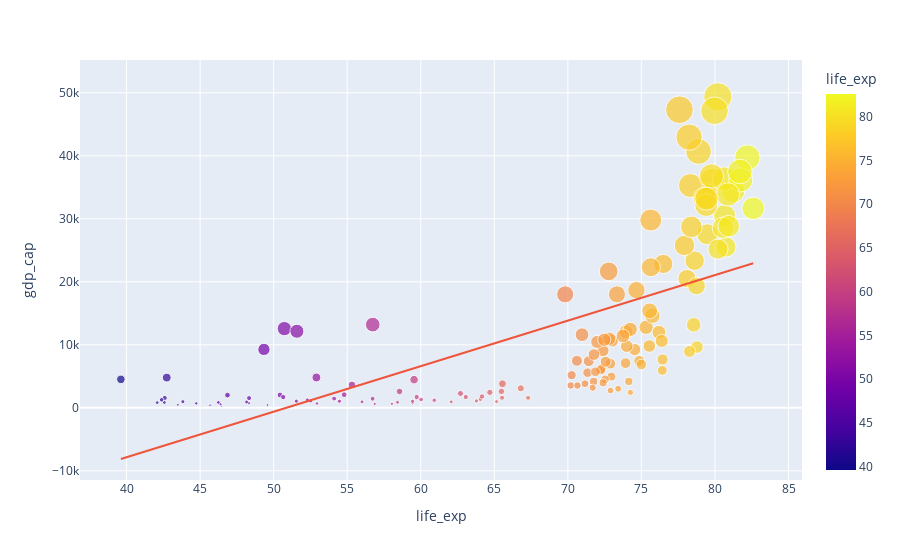

Here is the notebook cell this chart was saved with:
### Code cell
#Scatter Plot with Trendline
fig2 = px.scatter(data_frame = df, 
                 x="life_exp", 
                 y="gdp_cap", 
                 size = "gdp_cap",
                 color= "life_exp",
                 trendline = "ols")
                
fig2.show()

### Figure 1 — Plotly figure (JSON) as saved in the notebook; plotly's stock layout.template omitted (floating-point values rounded to 4 significant figures; data arrays with more than 128 entries replaced by an {"elided": "..."} marker saying what was removed)
{"data": [{"hovertemplate": "life_exp=%{marker.color}<br>gdp_cap=%{marker.size}<extra></extra>", "legendgroup": "", "marker": {"color": {"elided": "142 float values"}, "coloraxis": "coloraxis", "size": {"elided": "142 float values"}, "sizemode": "area", "sizeref": 123.4, "symbol": "circle"}, "mode": "markers", "name": "", "orientation": "v", "showlegend": false, "type": "scatter", "x": {"elided": "142 float values"}, "xaxis": "x", "y": {"elided": "142 float values"}, "yaxis": "y"}, {"hovertemplate": "<b>OLS trendline</b><br>gdp_cap = 722.897 * life_exp + -36759.4<br>R<sup>2</sup>=0.460583<br><br>life_exp=%{x}<br>gdp_cap=%{y} <b>(trend)</b><extra></extra>", "legendgroup": "", "marker": {"symbol": "circle"}, "mode": "lines", "name": "", "showlegend": false, "type": "scatter", "x": {"elided": "142 float values"}, "xaxis": "x", "y": {"elided": "142 float values"}, "yaxis": "y"}], "layout": {"coloraxis": {"colorbar": {"title": {"text": "life_exp"}}, "colorscale": [[0, "#0d0887"], [0.1111, "#46039f"], [0.2222, "#7201a8"], [0.3333, "#9c179e"], [0.4444, "#bd3786"], [0.5556, "#d8576b"], [0.6667, "#ed7953"], [0.7778, "#fb9f3a"], [0.8889, "#fdca26"], [1, "#f0f921"]]}, "legend": {"itemsizing": "constant", "tracegroupgap": 0}, "margin": {"t": 60}, "xaxis": {"anchor": "y", "domain": [0, 1], "title": {"text": "life_exp"}}, "yaxis": {"anchor": "x", "domain": [0, 1], "title": {"text": "gdp_cap"}}}}
